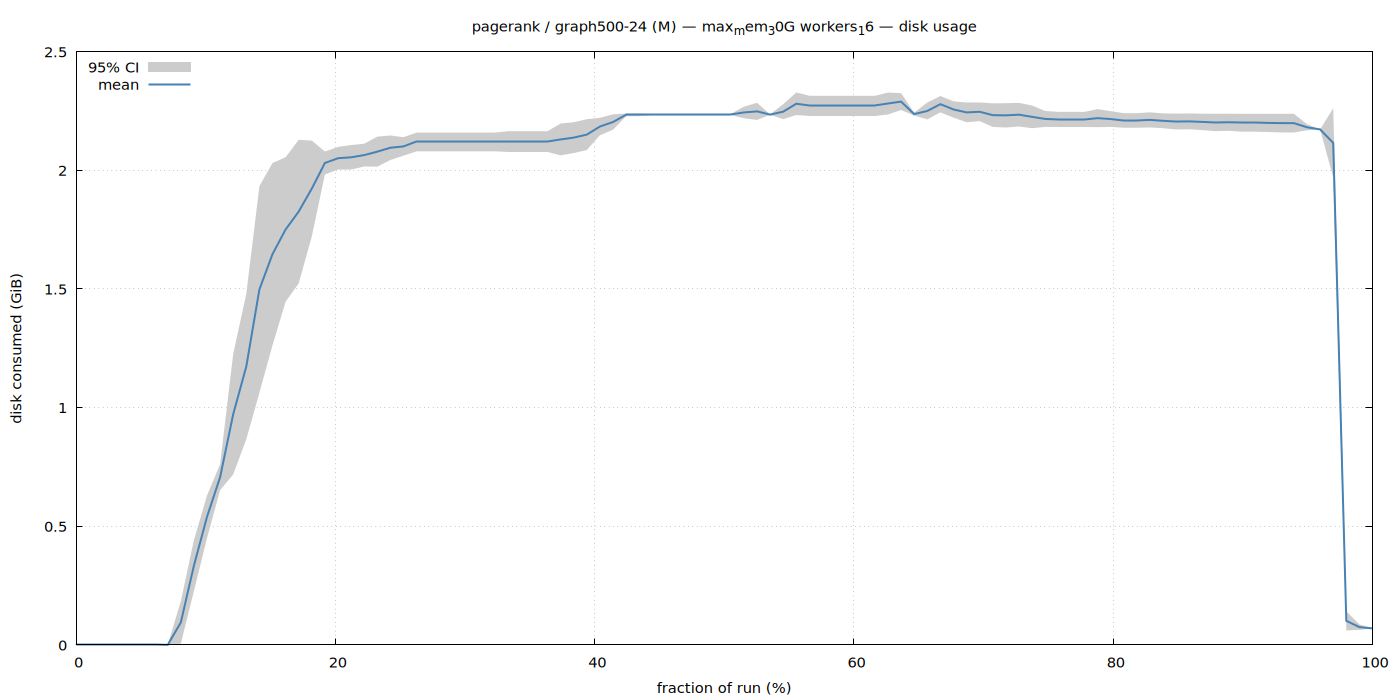

Here is the gnuplot script that generated this plot:
set terminal pngcairo size 1400,700 enhanced font 'Sans,11'
set output '/home/ubuntu/nvm/gfrs/pagerank/M/graph500-24/max_mem_30G_workers_16/disk.png'
set title "pagerank / graph500-24 (M) — max_mem_30G workers_16 — disk usage"
set xlabel 'fraction of run (%)'
set ylabel 'disk consumed (GiB)'
set grid
set key top left
set yrange [0:*]
plot '/home/ubuntu/nvm/gfrs/pagerank/M/graph500-24/max_mem_30G_workers_16/disk.dat' using 1:3:4 with filledcurves lc rgb '#cccccc' title '95% CI', \
     '' using 1:2 with lines lw 2 lc rgb '#4682b4' title 'mean'
